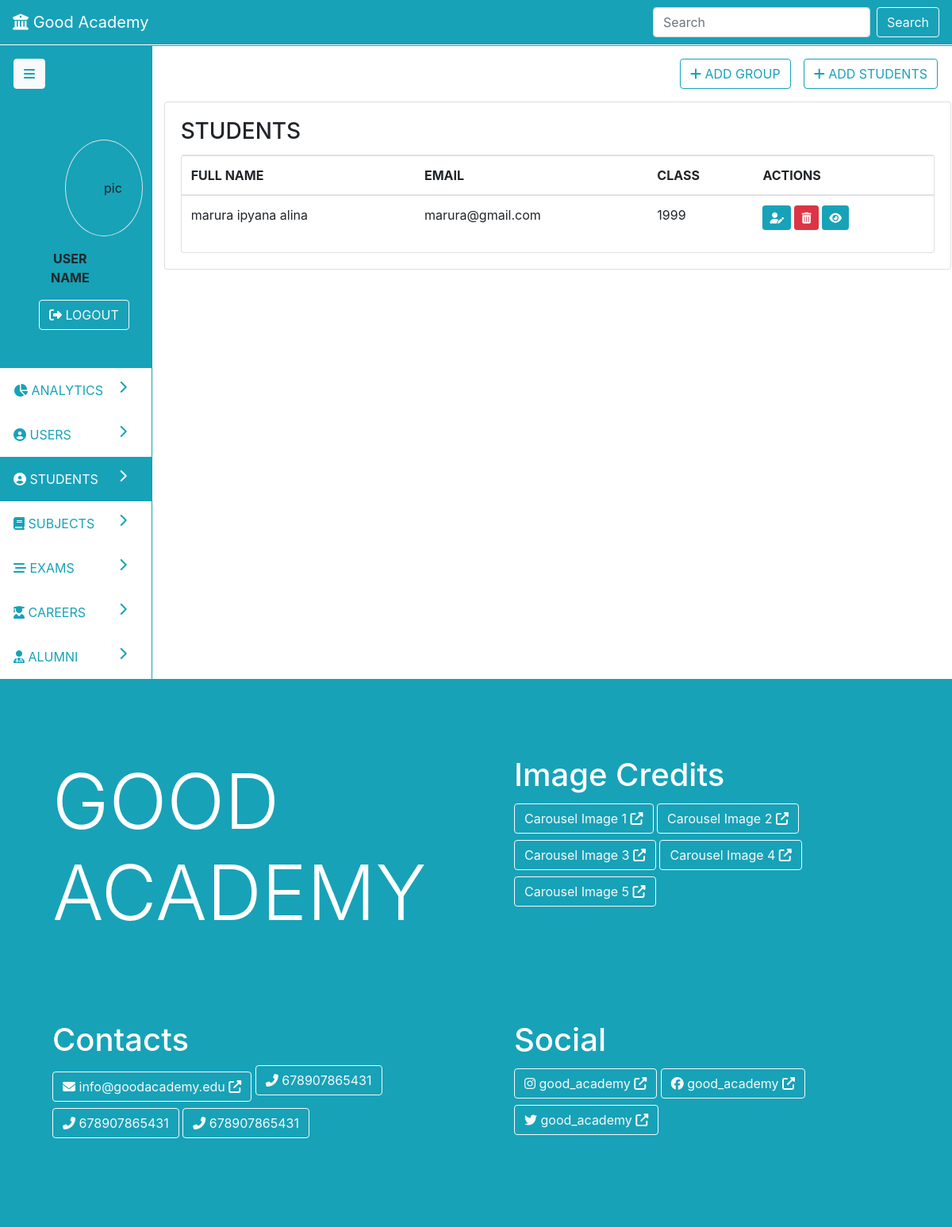
/students, run on the app's committed database.
### parent/models.py (models this page shows, shortened)
class Student(db.Model):
	id = db.Column(db.Integer, primary_key=True)
	first_name = db.Column(db.String(19), nullable=False)
	middle_name = db.Column(db.String(19), nullable=False)
	last_name = db.Column(db.String(19), nullable=False)
	email = db.Column(db.String(19), unique=True, nullable=False)
	scores = db.relationship('Score', backref='student', lazy=True)
	careers = db.relationship('Career', backref='student', lazy=True)
	group_id = db.Column(db.Integer, db.ForeignKey('group.id', ondelete='CASCADE'), nullable=False)
	password = db.Column(db.String(119), nullable=False)
	created_at = db.Column(db.DateTime, nullable=False, default=datetime.utcnow)
	updated_at = db.Column(db.DateTime, nullable=True, onupdate=datetime.utcnow)

class Group(db.Model):
	id = db.Column(db.Integer, primary_key=True)
	name = db.Column(db.String(19), nullable=False)
	students = db.relationship('Student', backref='group', lazy=True)
	status = db.Column(db.String(19), nullable=False, default='ongoing')
	exams = db.relationship('Exam', backref='group', lazy=True)
	created_at = db.Column(db.DateTime, nullable=False, default=datetime.utcnow)
	updated_at = db.Column(db.DateTime, nullable=True, onupdate=datetime.utcnow)

### parent/routes.py (the view)
@app.route('/students', methods=['POST', 'GET'])
def students():
	students = Student.query.all()
	return render_template('admin/students.html', nav='dash', page='students', students=students, action='read')

### parent/templates/admin/students.html (shortened to what this page needs)
{% extends 'admin-dash.html' %}
{% block pagedata %}
{% if action=='create' %}
<div class="row">
	<div class="col p-3">
		<a class="btn float-right btn-outline-info mr-3" href="{{ url_for('students') }}"><i class="fas fa-list"></i> VIEW STUDENTS</a>
		<a class="btn float-right btn-outline-info mr-3" href="{{ url_for('create_group') }}"><i class="fas fa-plus"></i> ADD GROUP</a>
	</div>
</div>
<div class="card p-3">
	<div class="card-body text-primary">
		<h1 class="card-title text-info">Register New Student</h1>
	</div>
	<form class="card" method="post">
		{{ form.hidden_tag() }}
		<div class="card-body">
			<div class="alert alert-info">
				<i class="fas fa-info-circle"></i> The default password for new accounts is 'welcome'
			</div>
			<fieldset>
				<div class="form-group">
					{{ form.first_name.label(class='form-control-label') }}
					{% if form.first_name.errors %}
						{{ form.first_name(class='form-control is-invalid')}}
						<div class="invalid-feedback">
							{% for error in form.first_name.errors %}
								<span>{{ error }}</span>
							{% endfor %}
						</div>
					{% else%}
						{{ form.first_name(class='form-control') }}
					{% endif %}
				</div>
				<div class="form-group">
					{{ form.middle_name.label(class='form-control-label') }}
					{% if form.middle_name.errors %}
						{{ form.middle_name(class='form-control is-invalid')}}
						<div class="invalid-feedback">
							{% for error in form.middle_name.errors %}
								<span>{{ error }}</span>
							{% endfor %}
						</div>
					{% else%}
						{{ form.middle_name(class='form-control') }}
					{% endif %}
				</div>
				<div class="form-group">
					{{ form.last_name.label(class='form-control-label') }}
					{% if form.last_name.errors %}
						{{ form.last_name(class='form-control is-invalid')}}
						<div class="invalid-feedback">
							{% for error in form.last_name.errors %}
								<span>{{ error }}</span>
							{% endfor %}
						</div>
					{% else%}
						{{ form.last_name(class='form-control') }}
					{% endif %}
				</div>
				<div class="form-group">
					{{ form.email.label(class='form-control-label') }}
					{% if form.email.errors %}
						{{ form.email(class='form-control is-invalid')}}
						<div class="invalid-feedback">
							{% for error in form.email.errors %}
								<span>{{ error }}</span>
							{% endfor %}
						</div>
					{% else%}
						{{ form.email(class='form-control') }}
					{% endif %}
				</div>
				<div class="form-group">
					{{ form.group.label(class='form-control-label') }}
					{% if form.group.errors %}
						{{ form.group(class='form-control is-invalid')}}
						<div class="invalid-feedback">
							{% for error in form.group.errors %}
								<span>{{ error }}</span>
							{% endfor %}
						</div>
					{% else%}
						{{ form.group(class='form-control') }}
					{% endif %}
				</div>
			</fieldset>
			<div>
				{{ form.submit(class='btn btn-info')}}
			</div>
			</div>
		</div>
	</form>
</div>
{% elif action=='read' %}
<div class="row">
	<div class="col p-3">
		<a class="btn float-right btn-outline-info mr-3" href="{{ url_for('create_student') }}"><i class="fas fa-plus"></i> ADD STUDENTS</a>
		<a class="btn float-right btn-outline-info mr-3" href="{{ url_for('create_group') }}"><i class="fas fa-plus"></i> ADD GROUP</a>
	</div>
</div>
<div class="card">
	<div class="card-body">
		<h3 class="card-title">STUDENTS</h3>
		<div class="card">
			<div class="table-responsive">
				<table class="table table-hover">
					<thead>
						<tr>
							<th>FULL NAME</th><th>EMAIL</th><th>CLASS</th><th>ACTIONS</th>
						</tr>
					</thead>
					<tbody>
						{% for student in students %}
						<tr>
							<td>{% print(student.first_name) %} {% print(student.middle_name) %} {% print(student.last_name) %}</td>
							<td>{% print(student.email) %}</td>
							<td>{% print(student.group.name) %}</td>
							<td>
								<a href="{{ url_for('update_student', id=student.id) }}" class="btn btn-sm btn-info" data-toggle="tooltip" data-placement="top" title="EDIT"><i class="fas fa-user-edit"></i></a>
								<a href="{{ url_for('delete_student', id=student.id) }}" class="btn btn-sm btn-danger" data-toggle="tooltip" data-placement="top" title="DELETE"><i class="fas fa-trash-alt"></i></a>
								<a href="students/view/{{ student.id }}" class="btn btn-sm btn-info" data-toggle="tooltip" data-placement="top" title="MORE INFO"><i class="fas fa-eye"></i></a>
							</td>
						</tr>
						{% endfor %}
					</tbody>
				</table>
			</div>
		</div>
	</div>
</div>
{% endif %}
{% endblock %}

### data on the page
Student: first_name "marura", middle_name "ipyana", last_name "alina", email "marura@gmail.com"
Group: name "1999"
